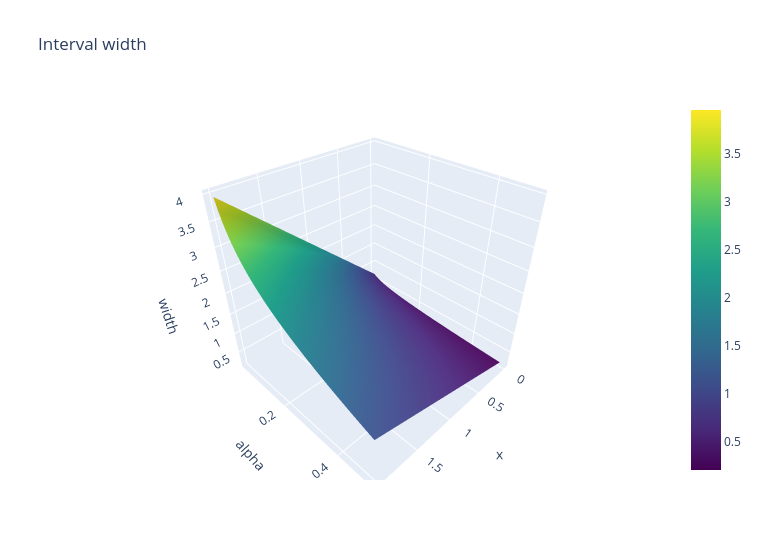

Notebook code for this chart:
### Markdown cell above
### 9.2 Interactive Plotly version of 9.1

### Code cell
fig = go.Figure(go.Surface(x=Xg[0], y=Ag[:, 0], z=W, colorscale="Viridis")); fig.update_layout(title="Interval width", width=760, height=560, scene=dict(xaxis_title="x", yaxis_title="alpha", zaxis_title="width")); fig.show()
